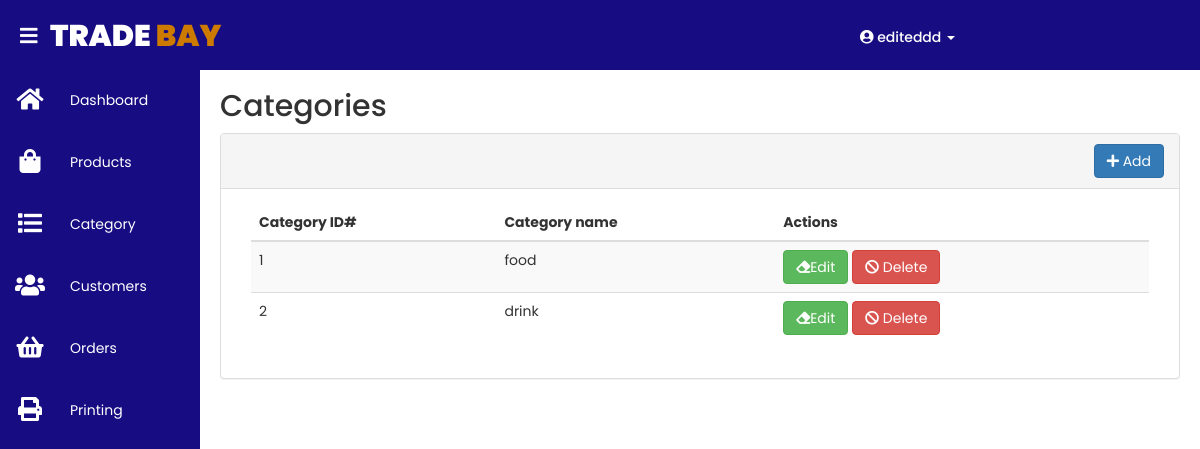
/admin/category.php (signed in), run on the app's committed database.
### tables this page shows
CREATE TABLE `category_tbl` (
  `category_id` int(10) NOT NULL,
  `category_name` varchar(10) NOT NULL
);

### admin/category.php (the view, shortened to what this page needs)
<?php
	include('../include/dbconnection.php');
	include('../include/header.php');
	include('../include/navbar.php');
	$query = "SELECT * FROM category_tbl";
	$result = mysqli_query($db,$query);
	$show_categories = mysqli_fetch_assoc($result);
?>
	<div class="content">
		<div class="for_title">
			<h2>Categories</h2>
		</div>
		<div class="my_content">
			<div class="panel panel-default" style="width: 100%; min-width: 350px">
			  	<div class="panel-heading" style="height: 55px">
			  		<button type="button" class="btn btn-primary" style="margin-left: -50%; float:right;" data-toggle="modal" data-target="#add_category"><i class="fa fa-plus" aria-hidden="true"></i> Add</button>
			  	</div>
			  	<div class="panel-body">
			  		<div class="container" style="width: 100%; height: 100%;">
			  			<table id="example" class="table table-striped display nowrap" style="width: 100%">
			  				<thead>
			  					<tr>
			  						<th>Category ID#</th>
			  						<th>Category name</th>
			  						<th>Actions</th>
			  					</tr>
			  				</thead>
			  				<tbody>
			  					<?php
					  				if (mysqli_num_rows($result) ==0) {
					  			?>
					  					<tr>
					  						<td colspan="6" class="text-center">No Entry<td>
					  					</tr>
					  			<?php
					  				}
					  				else{
			  							do{
			  					?>
			  					<tr>
			  						<td><?php echo $show_categories['category_id']; ?></td>
			  						<td><?php echo $show_categories['category_name']; ?></td>
			  						<td>
			  							<form method="POST">
				  							<button type="submit" class="btn btn-success" name="edit">
												<i class="fa fa-eraser" aria-hidden="true" ></i>Edit
											</button>
											<button type="submit" name="delete" class="btn btn-danger" onclick="return confirm('Are you Sure?')">
												<i class="fa fa-ban" aria-hidden="true"></i> Delete
											</button>
										</form>
			  						</td>
			  					</tr>
			  					<?php
			  							}while($show_categories = mysqli_fetch_assoc($result));
			  						}
			  					?>
			  				</tbody>
			  			</table>
			  	</div>
			  	</div>
			</div>
		</div>
	</div>

### style/style.css (style rules this page uses)
* { margin: 0; padding: 0; box-sizing: border-box; font-family: 'Poppins', sans-serif; font-size: 14px; }
body { min-height: 100vh; }
.content { padding: 20px; margin-top: 50px; margin-left: 200px; background-position: center; background-size: cover; height: 100vh; transition: 0.5s; }
.for_title, .my_content { left: 0; margin-top: 10px; width: 100%; }

### data on the page
category_tbl: category_id "1", category_name "food"
category_tbl: category_id "2", category_name "drink"

### other printed values
$_SESSION['username'] "editeddd"
